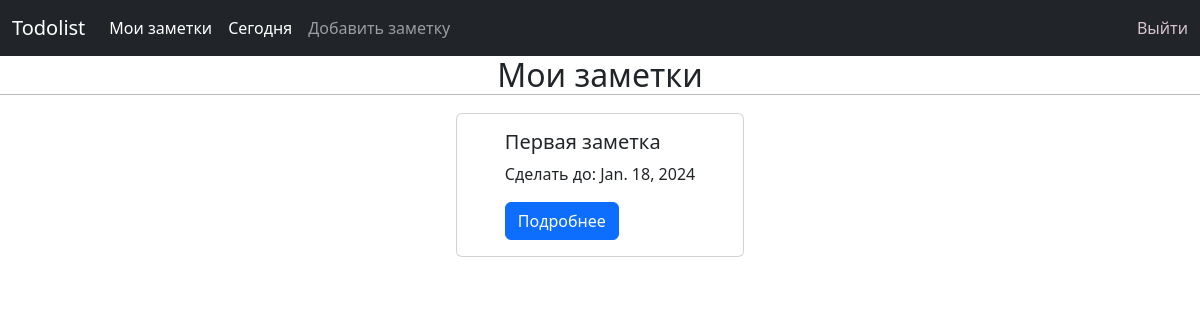
The page /notes/ (signed in) on the database as committed earlier.
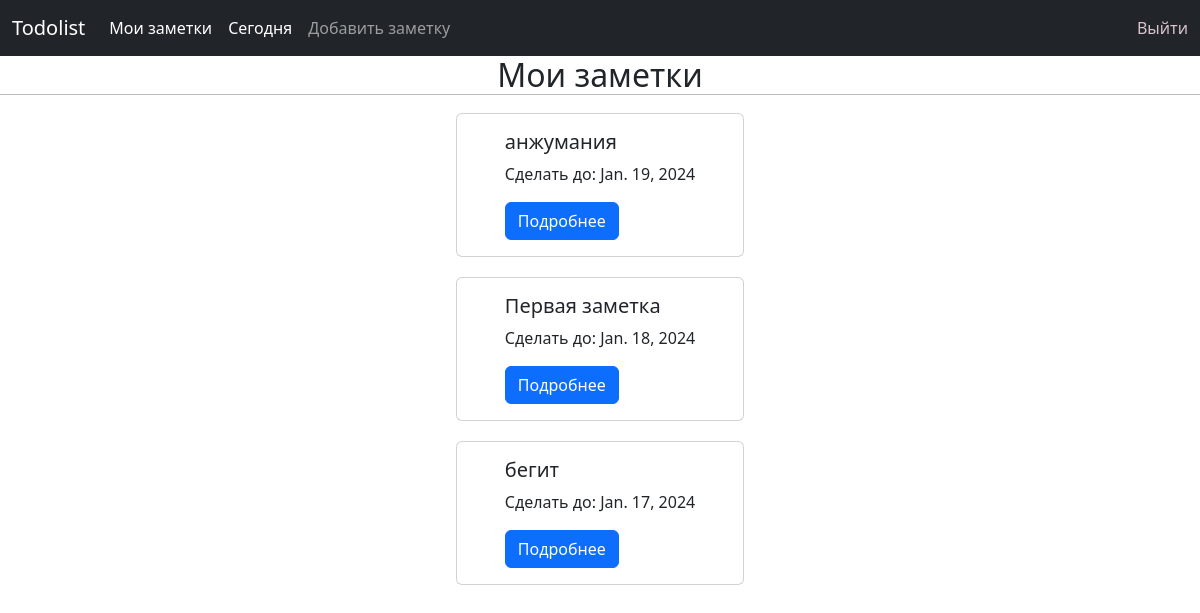
The same page on the database as committed later.
### notes/models.py (models this page shows, shortened)
class Note(models.Model):
    STATUS_CHOICES = [
        ('ToDo', 'Не сделано'),
        ('Completed', 'Сделано'),
    ]
    title = models.CharField(max_length=200)
    created = models.DateTimeField(auto_now_add=True)
    datetodo = models.DateField()
    status = models.CharField(
        max_length=20, choices=STATUS_CHOICES, default='ToDo')
    description = models.TextField(blank=True, null=True)
    user = models.ForeignKey(User,
                             on_delete=models.CASCADE,
                             related_name='notes_created')
    class Meta:
        ordering = ['-created']

### notes/views.py (the view)
# urls.py: path('', views.list_view, name='list_view'),
def list_view(request):
    all_notes = Note.objects.filter(user=request.user).order_by('-datetodo')
    return render(request, 'notes/list.html', {'all_notes': all_notes})

### notes/templates/notes/list.html (shortened to what this page needs)
{% extends 'base.html' %}
{% block content %}
  <h2 style="text-align: center;">Мои заметки</h2>
  {% for note in all_notes %}
    <div style="display: flex; justify-content: center; align-items: center;">
      <div class="card" style="width: 18rem; display: flex; justify-content: center; align-items: center; margin: 10px;">
          <div class="card-body">
          <h5 class="card-title">{{ note.title }}</h5>
          <p class="card-text">Сделать до: {{ note.datetodo }}</p>
          <a href="{% url 'notes:detail_view' note.id %}" class="btn btn-primary">Подробнее</a>
          </div>
      </div>
    </div>
  {% empty %}
    <h5 class="ah2">У вас пока нет заметок, вы можете <a href="{% url 'notes:create_view' %}">создать</a> свою первую заметку</h5>
  {% endfor %}
{% endblock content %}

### notes/templates/base.html (shortened to what this page needs)
{% load static %}
<!DOCTYPE html>
<html lang="ru">
  <head>
    <link href="{% static 'css/css.css' %}" rel="stylesheet" />
    <link
      href="https://cdn.jsdelivr.net/npm/bootstrap@5.3.2/dist/css/bootstrap.min.css"
      rel="stylesheet"
    />
  </head>
  <body>
    <nav class="navbar navbar-expand-lg navbar-dark bg-dark">
      <div class="container-fluid">
        <a class="navbar-brand" href="{% url 'notes:list_view' %}">Todolist</a>
        <div class="collapse navbar-collapse" id="navbarSupportedContent">
          <ul class="navbar-nav me-auto mb-2 mb-lg-0">
            <li class="nav-item">
              <a class="nav-link active" aria-current="page" href="{% url 'notes:list_view' %}">Мои заметки</a>
            </li>
            <li class="nav-item">
              <a class="nav-link active" aria-current="page" href="{% url 'notes:list_today_view' %}">Сегодня</a>
            </li>
            <li class="nav-item">
              <a class="nav-link" aria-current="page" href="{% url 'notes:create_view' %}">Добавить заметку</a>
            </li>
          </ul>
          {% if request.user.is_authenticated %}
            <a href="{% url 'notes:logout' %}" class="log_link">Выйти</a>
          {% else %}
          <a href="{% url 'notes:register' %}" class="log_link">Создать аккаунт</a>_|_
          <a href="{% url 'notes:login' %}" class="log_link">Войти</a>
          {% endif %}
        </div>
      </div>
    </nav>
    {% block content %}{% endblock %}
  </body>
</html>

### notes/static/css/css.css (style rules this page uses)
h2 { border-bottom:1px solid #bbb; }
.log_link { text-decoration: none; color: #d8c3ce; }

Rows that differ between the two databases and show on the page:
added Note: title "анжумания", datetodo "Jan. 19, 2024"
added Note: title "бегит", datetodo "Jan. 17, 2024"
